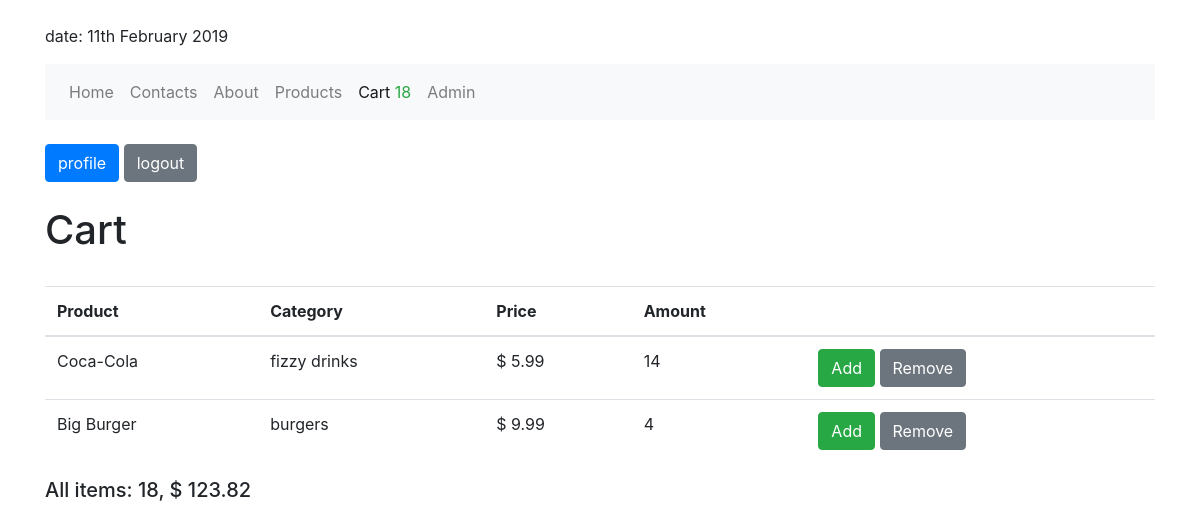
/cart/ (signed in), run on an earlier commit of the app's database.
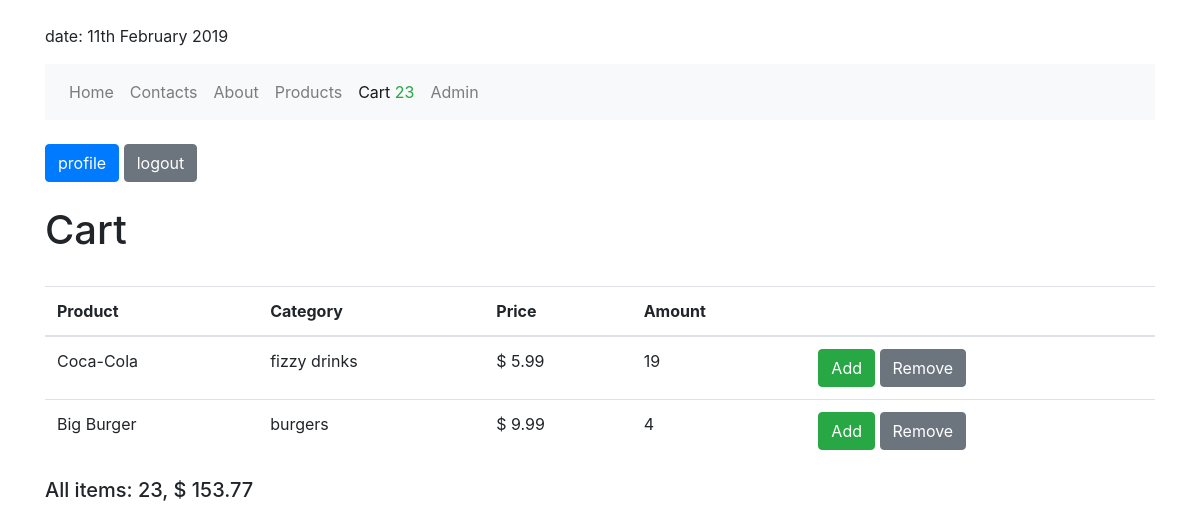
And on a later commit of the database.
### shopping_cart/models.py (models this page shows)
class ShoppingCart(models.Model):
    user = models.ForeignKey(User, on_delete=models.CASCADE)
    product = models.ForeignKey(Product, on_delete=models.CASCADE)
    quantity = models.PositiveIntegerField(default=0)
    add_datetime = models.DateTimeField(auto_now_add=True)

### products/models.py (models this page shows, shortened)
class Product(models.Model):
    title = models.CharField(max_length=255)
    price = models.DecimalField(max_digits=10000, decimal_places=2)
    image = models.ImageField(
        upload_to='products_img/',
        blank=True,
        null=True
    )
    description = models.TextField(blank=True, null=True)
    category = models.ForeignKey(Category, on_delete=models.CASCADE)

class Category(models.Model):
    category_name = models.CharField(max_length=50, null=True)
    def __str__(self):
        return self.category_name

### shopping_cart/views.py (the view)
# urls.py: path('cart/', include('shopping_cart.urls')),
@login_required
def cart(request):
    user_cart = ShoppingCart.objects.filter(user=request.user)
    price = 0
    amount = 0
    for order in user_cart:
        price += order.product.price * order.quantity
        amount += order.quantity
    context = {
        'title': 'cart',
        'user_cart': user_cart,
        'price': price,
        'amount': amount
    }
    return render(request, 'shopping_cart/cart.html', context)

### shopping_cart/context_processors.py (called while the page is built)
def cart_processor(request):
    if request.user.is_authenticated:
        user_cart = ShoppingCart.objects.filter(user=request.user)
        total_quantity = 0
        for order in user_cart:
            total_quantity += order.quantity
        return {'total_quantity': total_quantity}
    else:
        return {'total_quantity': 0}

### shopping_cart/templates/shopping_cart/cart.html
{% extends "base.html" %}
{%  block content%}
    <h1>Cart</h1>
    <br>
    {% if amount != 0 %}
        <table class="table">
            <thead>
                <tr>
                    <th>Product</th>
                    <th>Category</th>
                    <th>Price</th>
                    <th>Amount</th>
                    <th></th>
                </tr>
            </thead>
            <tbody>
                {% for order in  user_cart %}
                <tr>
                    <td>{{ order.product.title }}</td>
                    <td>{{ order.product.category }}</td>
                    <td>$ {{ order.product.price }}</td>
                    <td>{{ order.quantity }}</td>
                    <td>
                        <a href="{% url 'shopping_cart:add_to_cart' order.product.id %}">
                            <button class="btn btn-success">Add</button>
                        </a>
                        <a href="{% url 'shopping_cart:remove_from_cart' order.product.id %}">
                            <button class="btn btn-secondary">Remove</button>
                        </a>
                    </td>
                </tr>
                {% endfor %}
            </tbody>
        </table>
    {% endif %}
    <h5>
        All items: {{ amount }}, $ {{ price }}
    </h5>
{% endblock %}

What changed in the data, as far as the page shows it:
changed ShoppingCart "Coca-Cola": quantity "14" → "19"
Also different on the page:
{{ total_quantity }}: "18" → "23"
{{ amount }}: "18" → "23"
{{ price }}: "123.82" → "153.77"
